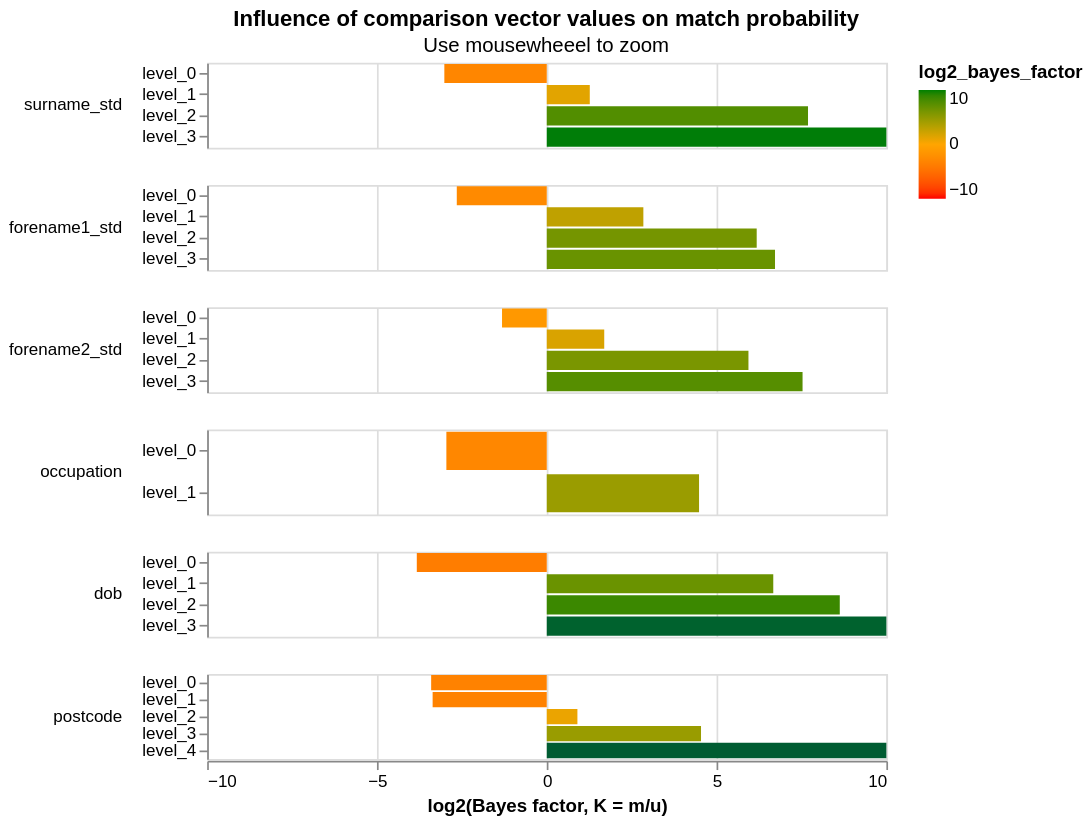

The Vega-Lite source for this figure:
### Vega-Lite specification from a JSON file in a GitHub repository (floating-point values rounded to 4 significant figures)
{"config": {"view": {"continuousWidth": 400, "continuousHeight": 300, "height": 300, "width": 400}, "header": {"title": null}, "mark": {"tooltip": null}, "title": {"anchor": "middle"}}, "data": {"name": "data-54c1dd8d122e245058c0d12106fac207"}, "mark": {"type": "bar", "clip": true}, "encoding": {"color": {"type": "quantitative", "field": "log2_bayes_factor", "scale": {"domain": [-10, 0, 10], "range": ["red", "orange", "green"]}}, "row": {"type": "nominal", "field": "column_name", "header": {"labelAlign": "left", "labelAnchor": "middle", "labelAngle": 0}, "sort": {"field": "gamma_index"}}, "tooltip": [{"type": "nominal", "field": "column_name"}, {"type": "ordinal", "field": "level_name"}, {"type": "quantitative", "field": "m_probability", "format": ".4f"}, {"type": "quantitative", "field": "bayes_factor", "format": ".4f"}, {"type": "nominal", "field": "level_proportion", "format": ".2%", "title": "Percentage of record comparisons in this level"}, {"type": "quantitative", "field": "log2_bayes_factor", "format": ".4f", "title": "log2(Bayes factor, K = m/u)"}], "x": {"type": "quantitative", "axis": {"title": "log2(Bayes factor, K = m/u)", "values": [-10, -5, 0, 5, 10]}, "field": "log2_bayes_factor", "scale": {"domain": [-10, 10]}}, "y": {"type": "nominal", "axis": {"title": null}, "field": "level_name"}}, "height": 50, "resolve": {"scale": {"y": "independent"}}, "selection": {"selector076": {"type": "interval", "bind": "scales", "encodings": ["x"]}}, "title": {"text": "Influence of comparison vector values on match probability", "subtitle": "Use mousewheeel to zoom"}, "$schema": "https://vega.github.io/schema/vega-lite/v4.json", "datasets": {"data-54c1dd8d122e245058c0d12106fac207": [{"m_probability": 0.1214, "u_probability": 0.9818, "bayes_factor": 0.1236, "log2_bayes_factor": -3.016, "gamma_column_name": "gamma_surname_std", "level_name": "level_0", "gamma_index": 0, "column_name": "surname_std", "max_gamma_index": 3, "num_levels": 4, "level_proportion": 0.9818}, {"m_probability": 0.04047, "u_probability": 0.01681, "bayes_factor": 2.407, "log2_bayes_factor": 1.267, "gamma_column_name": "gamma_surname_std", "level_name": "level_1", "gamma_index": 1, "column_name": "surname_std", "max_gamma_index": 3, "num_levels": 4, "level_proportion": 0.01681}, {"m_probability": 0.1829, "u_probability": 0.0008841, "bayes_factor": 206.9, "log2_bayes_factor": 7.693, "gamma_column_name": "gamma_surname_std", "level_name": "level_2", "gamma_index": 2, "column_name": "surname_std", "max_gamma_index": 3, "num_levels": 4, "level_proportion": 0.000886}, {"m_probability": 0.6552, "u_probability": 0.0004734, "bayes_factor": 1384.0, "log2_bayes_factor": 10.43, "gamma_column_name": "gamma_surname_std", "level_name": "level_3", "gamma_index": 3, "column_name": "surname_std", "max_gamma_index": 3, "num_levels": 4, "level_proportion": 0.0004805}, {"m_probability": 0.1544, "u_probability": 0.9688, "bayes_factor": 0.1594, "log2_bayes_factor": -2.649, "gamma_column_name": "gamma_forename1_std", "level_name": "level_0", "gamma_index": 0, "column_name": "forename1_std", "max_gamma_index": 3, "num_levels": 4, "level_proportion": 0.9688}, {"m_probability": 0.1726, "u_probability": 0.02403, "bayes_factor": 7.184, "log2_bayes_factor": 2.845, "gamma_column_name": "gamma_forename1_std", "level_name": "level_1", "gamma_index": 1, "column_name": "forename1_std", "max_gamma_index": 3, "num_levels": 4, "level_proportion": 0.02403}, {"m_probability": 0.1859, "u_probability": 0.00256, "bayes_factor": 72.61, "log2_bayes_factor": 6.182, "gamma_column_name": "gamma_forename1_std", "level_name": "level_2", "gamma_index": 2, "column_name": "forename1_std", "max_gamma_index": 3, "num_levels": 4, "level_proportion": 0.002562}, {"m_probability": 0.4871, "u_probability": 0.004617, "bayes_factor": 105.5, "log2_bayes_factor": 6.721, "gamma_column_name": "gamma_forename1_std", "level_name": "level_3", "gamma_index": 3, "column_name": "forename1_std", "max_gamma_index": 3, "num_levels": 4, "level_proportion": 0.004622}, {"m_probability": 0.391, "u_probability": 0.974, "bayes_factor": 0.4014, "log2_bayes_factor": -1.317, "gamma_column_name": "gamma_forename2_std", "level_name": "level_0", "gamma_index": 0, "column_name": "forename2_std", "max_gamma_index": 3, "num_levels": 4, "level_proportion": 0.974}, {"m_probability": 0.07177, "u_probability": 0.0222, "bayes_factor": 3.233, "log2_bayes_factor": 1.693, "gamma_column_name": "gamma_forename2_std", "level_name": "level_1", "gamma_index": 1, "column_name": "forename2_std", "max_gamma_index": 3, "num_levels": 4, "level_proportion": 0.0222}, {"m_probability": 0.07763, "u_probability": 0.001265, "bayes_factor": 61.36, "log2_bayes_factor": 5.939, "gamma_column_name": "gamma_forename2_std", "level_name": "level_2", "gamma_index": 2, "column_name": "forename2_std", "max_gamma_index": 3, "num_levels": 4, "level_proportion": 0.001266}, {"m_probability": 0.4596, "u_probability": 0.002483, "bayes_factor": 185.1, "log2_bayes_factor": 7.532, "gamma_column_name": "gamma_forename2_std", "level_name": "level_3", "gamma_index": 3, "column_name": "forename2_std", "max_gamma_index": 3, "num_levels": 4, "level_proportion": 0.002488}, {"m_probability": 0.1238, "u_probability": 0.9609, "bayes_factor": 0.1289, "log2_bayes_factor": -2.956, "gamma_column_name": "gamma_occupation", "level_name": "level_0", "gamma_index": 0, "column_name": "occupation", "max_gamma_index": 1, "num_levels": 2, "level_proportion": 0.9609}, {"m_probability": 0.8762, "u_probability": 0.03914, "bayes_factor": 22.39, "log2_bayes_factor": 4.485, "gamma_column_name": "gamma_occupation", "level_name": "level_1", "gamma_index": 1, "column_name": "occupation", "max_gamma_index": 1, "num_levels": 2, "level_proportion": 0.03915}, {"m_probability": 0.07015, "u_probability": 0.9955, "bayes_factor": 0.07047, "log2_bayes_factor": -3.827, "gamma_column_name": "gamma_dob", "level_name": "level_0", "gamma_index": 0, "column_name": "dob", "max_gamma_index": 3, "num_levels": 4, "level_proportion": 0.9955}, {"m_probability": 0.4305, "u_probability": 0.004227, "bayes_factor": 101.8, "log2_bayes_factor": 6.67, "gamma_column_name": "gamma_dob", "level_name": "level_1", "gamma_index": 1, "column_name": "dob", "max_gamma_index": 3, "num_levels": 4, "level_proportion": 0.004232}, {"m_probability": 0.1147, "u_probability": 0.0002899, "bayes_factor": 395.7, "log2_bayes_factor": 8.628, "gamma_column_name": "gamma_dob", "level_name": "level_2", "gamma_index": 2, "column_name": "dob", "max_gamma_index": 3, "num_levels": 4, "level_proportion": 0.0002912}, {"m_probability": 0.3846, "u_probability": 1.864e-05, "bayes_factor": 20630.0, "log2_bayes_factor": 14.33, "gamma_column_name": "gamma_dob", "level_name": "level_3", "gamma_index": 3, "column_name": "dob", "max_gamma_index": 3, "num_levels": 4, "level_proportion": 2.279e-05}, {"m_probability": 0.06546, "u_probability": 0.693, "bayes_factor": 0.09447, "log2_bayes_factor": -3.404, "gamma_column_name": "gamma_postcode", "level_name": "level_0", "gamma_index": 0, "column_name": "postcode", "max_gamma_index": 4, "num_levels": 5, "level_proportion": 0.693}, {"m_probability": 0.02185, "u_probability": 0.2245, "bayes_factor": 0.09735, "log2_bayes_factor": -3.361, "gamma_column_name": "gamma_postcode", "level_name": "level_1", "gamma_index": 1, "column_name": "postcode", "max_gamma_index": 4, "num_levels": 5, "level_proportion": 0.2245}, {"m_probability": 0.1402, "u_probability": 0.075, "bayes_factor": 1.87, "log2_bayes_factor": 0.9027, "gamma_column_name": "gamma_postcode", "level_name": "level_2", "gamma_index": 2, "column_name": "postcode", "max_gamma_index": 4, "num_levels": 5, "level_proportion": 0.075}, {"m_probability": 0.1752, "u_probability": 0.00752, "bayes_factor": 23.3, "log2_bayes_factor": 4.542, "gamma_column_name": "gamma_postcode", "level_name": "level_3", "gamma_index": 3, "column_name": "postcode", "max_gamma_index": 4, "num_levels": 5, "level_proportion": 0.007521}, {"m_probability": 0.5972, "u_probability": 1.605e-05, "bayes_factor": 37200.0, "log2_bayes_factor": 15.18, "gamma_column_name": "gamma_postcode", "level_name": "level_4", "gamma_index": 4, "column_name": "postcode", "max_gamma_index": 4, "num_levels": 5, "level_proportion": 2.25e-05}]}}
